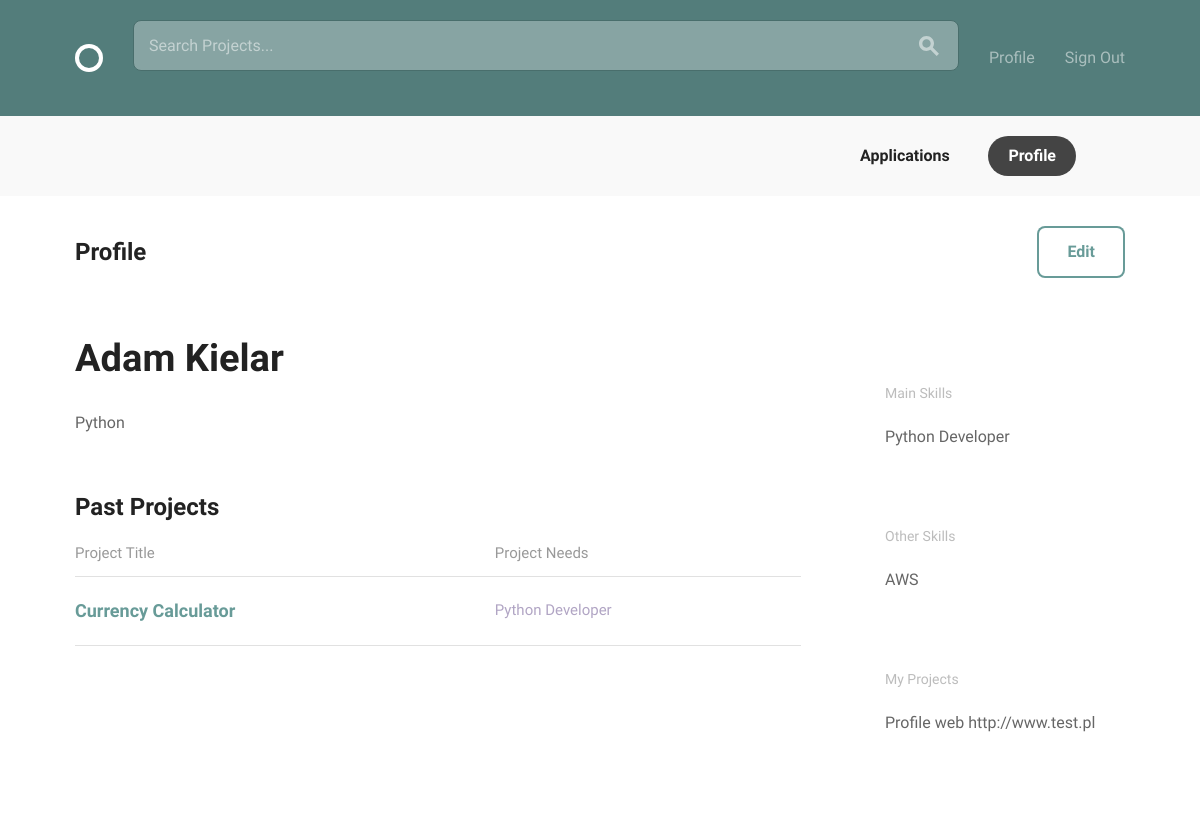
Before: /profiles/profile/1/ (signed in) with the older database file.
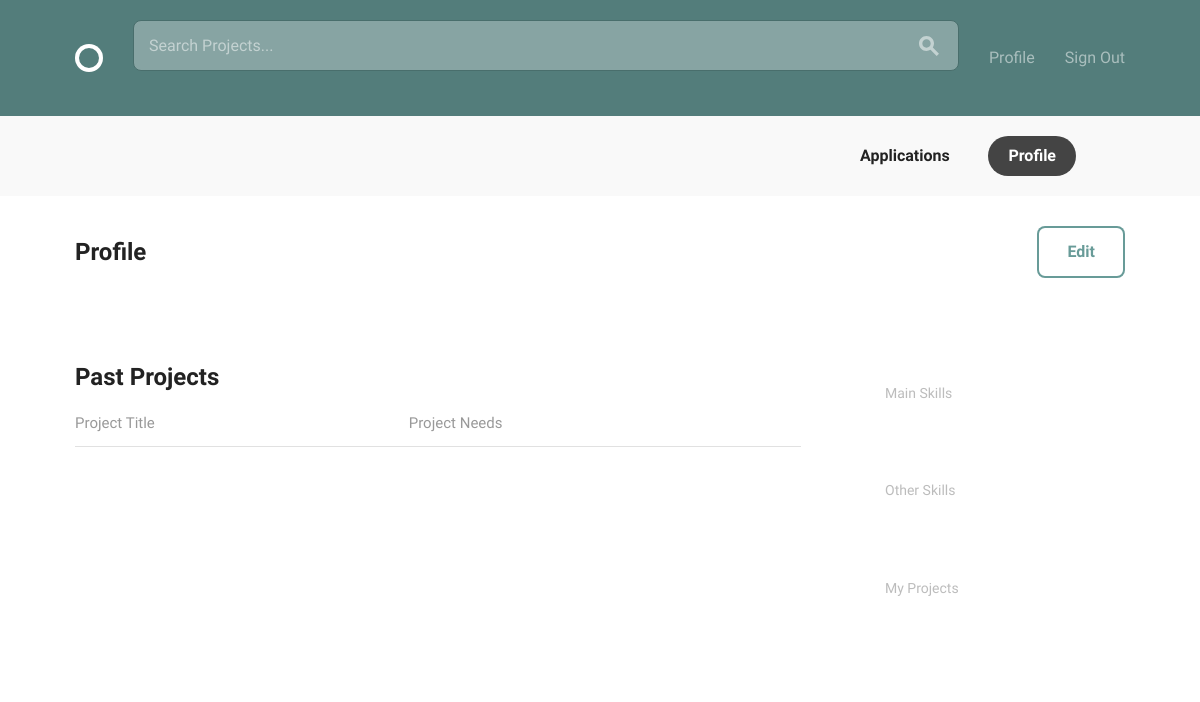
After: the same page with the newer database file.
### accounts/models.py (models this page shows, shortened)
class User(AbstractBaseUser, PermissionsMixin):
    email = models.EmailField(verbose_name='email address', max_length=255, unique=True)
    full_name = models.CharField(max_length=255, blank=False, default='')
    avatar = CropperImageField(dimensions=(240, 240), default='avatars/sample.png', upload_to='avatars/')
    bio = MarkdownxField()
    date_joined = models.DateTimeField(auto_now_add=True)
    main_skills = models.ManyToManyField('MainSkill', related_name='mainskills')
    other_skills = models.ManyToManyField('OtherSkill', related_name='otherskills')
    is_active = models.BooleanField(default=True)
    is_staff = models.BooleanField(default=False)
    objects = UserManager()
    USERNAME_FIELD = 'email'

class MainSkill(models.Model):
    name = models.CharField(max_length=255, unique=True)
    def __str__(self):
        return self.name

class OtherSkill(models.Model):
    name = models.CharField(max_length=255, unique=True)
    def __str__(self):
        return self.name

class UserProject(models.Model):
    user = models.ForeignKey(settings.AUTH_USER_MODEL,
                             on_delete=models.CASCADE,
                             related_name='user_projects')
    project_name = models.CharField(max_length=255, blank=True, null=True)
    url = models.URLField()

### projects/models.py (models this page shows, shortened)
class Project(models.Model):
    owner = models.ForeignKey(settings.AUTH_USER_MODEL,
                              on_delete=models.CASCADE,
                              related_name='projects')
    title = models.CharField(max_length=255, unique=True)
    description = MarkdownxField(max_length=2500, default='')
    project_timeline = MarkdownxField(max_length=500, default='')
    applicant_requirements = MarkdownxField(max_length=500, default='')
    project_status = models.CharField(max_length=255,
                                      choices=PROJECT_STATUS,
                                      blank=True)
    slug = models.SlugField(allow_unicode=True, unique=True)
    created_at = models.DateTimeField(auto_now_add=True)
    class Meta:
        ordering = ['-created_at']

class Position(models.Model):
    project = models.ForeignKey('Project', on_delete=models.CASCADE)
    title = models.CharField(max_length=255, blank=True, default='')
    description = MarkdownxField(default='')
    main_skills = models.ManyToManyField('accounts.MainSkill',
                                        related_name='positions_main')
    other_skills = models.ManyToManyField('accounts.OtherSkill',
                                         related_name='positions_other')
    position_status = models.CharField(max_length=255,
                                       choices=POSITION_STATUS,
                                       blank=True)
    slug = models.SlugField(editable=False, blank=True)
    timeline = models.CharField(max_length=60, blank=True)
    created_at = models.DateTimeField(auto_now_add=True)
    class Meta:
        ordering = ['-created_at']

### accounts/views.py (the view)
# urls.py: path('profile/<int:pk>/', views.profile_detail, name='profile_detail'),
@login_required
def profile_detail(request, pk):
    profile = get_object_or_404(User, pk=pk)
    user_projects = UserProject.objects.filter(user=request.user)
    projects = Project.objects.filter(owner=request.user)
    return render(request, 'accounts/profile.html', {
        'profile': profile,
        'user_projects': user_projects,
        'projects': projects
    })

### accounts/templates/accounts/profile.html (shortened to what this page needs)
{% extends 'base.html' %}
{% load static %}
{% block body_content %}
  <div class="circle--actions--bar">
    <nav class="bounds">
      <ul class="circle--pill--list">
        <li><a href="applications.html">Applications</a></li>
        <li><a class="selected" href="{% url 'accounts:profile_detail' pk=user.id %}">Profile</a></li>
      </ul>
    </nav>
  </div>
  <div class="bounds circle--page">
    <div class="circle--page--header circle--fluid">
      <div class="circle--fluid--cell circle--fluid--primary">
        <h2>Profile</h2>
      </div>
      <div class="circle--fluid--cell circle--fluid--secondary">
        <a class="button icon-on-left" href="{% url 'accounts:profile_edit' pk=user.id %}">Edit</a>
      </div>
    </div>
    <div class="grid-70">
      <h1>{{ user.full_name|title }}</h1>
      <div class="circle--article--body">
        <p>{{ user.bio }}</p>
      </div>
      <h2>Past Projects</h2>
      <table class="u-full-width circle--table">
        <thead>
          <tr>
            <th>Project Title</th>
            <th class="circle--cell--right">Project Needs</th>
          </tr>
        </thead>
        <tbody>
        {% for project in projects %}
          <tr class="clickable-row" data-href="{% url 'projects:project_detail' slug=project.slug %}">
            <td>
              <h3>{{ project.title|title }}</h3>
            </td>
            <td class="circle--cell--right">
            {% for position in project.position_set.all %}
              <span class="secondary-label">{{ position.title }}</span>
              {% endfor %}
            </td>
          </tr>
          {% endfor %}
        </tbody>
      </table>
    </div>
    <div class="grid-25 grid-push-5">
      <div class="circle--secondary--module">
      </div>
    <div class="circle--secondary--module">
        <h4>Main Skills</h4>
        <ul class="circle--link--list">
        {% for skill in user.main_skills.all %}
          <li>
            {{ skill }}
          </li>
          {% endfor %}
        </ul>
    </div>
      <div class="circle--secondary--module">
        <h4>Other Skills</h4>
        <ul class="circle--link--list">
        {% for skill in user.other_skills.all %}
          <li>
            {{ skill }}
          </li>
          {% endfor %}
      </div>
      <div class="circle--secondary--module">
        <h4>My Projects</h4>
        <ul class="circle--link--list">
          {% for project in user_projects %}
          <li>
            {{ project.project_name }}
            {{ project.url }}
          </li>
          {% endfor %}
        </ul>
      </div>
    </div>
  </div>
  {% endblock body_content %}

### templates/base.html (shortened to what this page needs)
{% load static %}
<!DOCTYPE html>
<html lang="en">
<head>
  <link rel="stylesheet" href="{% static 'css/global.css' %}">
</head>
<body>
  <header class="circle--header">
    <div class="bounds">
      <div class="circle--fluid">
        <div class="circle--fluid--cell">
          <h1 class="hide-text circle--logo"><a class="logo" href="/">Circle</a></h1>
        </div>
        <div class="circle--fluid--cell circle--fluid--primary">
          <div class="circle--search">
          <form class="" action="{% url 'projects:projects_search' %}" method="GET">
            <input type="search" name="q" placeholder="Search Projects..." />
            <button type="submit">
            </button>
            </form>
          </div>
        </div>
        <div class="circle--fluid--cell circle--fluid--secondary">
          <nav>
            <ul class="circle--inline">
            {% if not user.is_authenticated %}
              <li><a href="{% url 'account_signup' %}">Sign Up</a></li>
              <li><a href="{% url 'account_login' %}">Sign In</a></li>
              {% else %}
              <li><a href="{% url 'accounts:profile_detail' pk=user.id %}">Profile</a></li>
              <li><a href="{% url 'account_logout' %}">Sign Out</a></li>
              {% endif %}
            </ul>
          </nav>
        </div>
      </div>
    </div>
  </header>
  {% block body_content %}
  {% endblock body_content %}
</body>
</html>

Changed rows visible on the page:
no longer on this page (row edited): User: full_name "Adam Kielar", bio "Python"
removed Project: title "Currency Calculator"
removed Position: title "Python Developer"
removed MainSkill: name "Python Developer"
removed OtherSkill: name "AWS"
removed UserProject: project_name "Profile web", url "http://www.test.pl"
